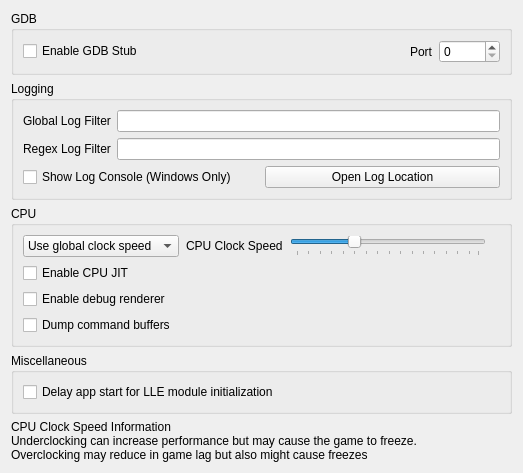
<?xml version="1.0" encoding="UTF-8"?>
<ui version="4.0">
 <class>ConfigureDebug</class>
 <widget class="QWidget" name="ConfigureDebug">
  <property name="geometry">
   <rect>
    <x>0</x>
    <y>0</y>
    <width>523</width>
    <height>458</height>
   </rect>
  </property>
  <property name="windowTitle">
   <string>Form</string>
  </property>
  <layout class="QVBoxLayout" name="verticalLayout_1">
   <item>
    <layout class="QVBoxLayout" name="verticalLayout_2">
     <item>
      <widget class="QGroupBox" name="groupBox">
       <property name="title">
        <string>GDB</string>
       </property>
       <layout class="QVBoxLayout" name="verticalLayout_3">
        <item>
         <layout class="QHBoxLayout" name="horizontalLayout_1">
          <item>
           <widget class="QCheckBox" name="toggle_gdbstub">
            <property name="text">
             <string>Enable GDB Stub</string>
            </property>
           </widget>
          </item>
          <item>
           <spacer name="horizontalSpacer">
            <property name="orientation">
             <enum>Qt::Horizontal</enum>
            </property>
            <property name="sizeHint" stdset="0">
             <size>
              <width>40</width>
              <height>20</height>
             </size>
            </property>
           </spacer>
          </item>
          <item>
           <widget class="QLabel" name="label_2">
            <property name="text">
             <string>Port</string>
            </property>
           </widget>
          </item>
          <item>
           <widget class="QSpinBox" name="gdbport_spinbox">
            <property name="maximum">
             <number>65536</number>
            </property>
           </widget>
          </item>
         </layout>
        </item>
       </layout>
      </widget>
     </item>
    </layout>
   </item>
   <item>
    <widget class="QGroupBox" name="groupBox_2">
     <property name="title">
      <string>Logging</string>
     </property>
     <layout class="QVBoxLayout" name="verticalLayout">
      <item>
       <layout class="QHBoxLayout" name="horizontalLayout">
        <item>
         <widget class="QLabel" name="label">
          <property name="text">
           <string>Global Log Filter</string>
          </property>
         </widget>
        </item>
        <item>
         <widget class="QLineEdit" name="log_filter_edit"/>
        </item>
       </layout>
      </item>
      <item>
       <layout class="QHBoxLayout" name="horizontalLayout1">
        <item>
         <widget class="QLabel" name="label_3">
          <property name="text">
           <string>Regex Log Filter</string>
          </property>
         </widget>
        </item>
        <item>
         <widget class="QLineEdit" name="log_regex_filter_edit"/>
        </item>
       </layout>
      </item>
      <item>
       <layout class="QHBoxLayout" name="horizontalLayout2">
        <item>
         <widget class="QCheckBox" name="toggle_console">
          <property name="text">
           <string>Show Log Console (Windows Only)</string>
          </property>
         </widget>
        </item>
        <item>
         <widget class="QPushButton" name="open_log_button">
          <property name="text">
           <string>Open Log Location</string>
          </property>
         </widget>
        </item>
       </layout>
      </item>
     </layout>
    </widget>
   </item>
   <item>
    <widget class="QGroupBox" name="groupBox_4">
     <property name="title">
      <string>CPU</string>
     </property>
     <layout class="QGridLayout" name="clock_speed_GLayout">
      <item row="1" column="0">
       <widget class="QWidget" name="clock_speed_widget" native="true">
        <layout class="QHBoxLayout" name="clock_speed_layout">
         <property name="spacing">
          <number>7</number>
         </property>
         <property name="leftMargin">
          <number>0</number>
         </property>
         <property name="topMargin">
          <number>0</number>
         </property>
         <property name="rightMargin">
          <number>0</number>
         </property>
         <property name="bottomMargin">
          <number>0</number>
         </property>
         <item>
          <widget class="QComboBox" name="clock_speed_combo">
           <item>
            <property name="text">
             <string>Use global clock speed</string>
            </property>
           </item>
           <item>
            <property name="text">
             <string>Set clock speed:</string>
            </property>
           </item>
          </widget>
         </item>
         <item>
          <widget class="QLabel" name="clock_speed_label">
           <property name="text">
            <string>CPU Clock Speed</string>
           </property>
          </widget>
         </item>
         <item>
          <widget class="QSlider" name="slider_clock_speed">
           <property name="toolTip">
            <string>&lt;html&gt;&lt;body&gt;Changes the emulated CPU clock frequency.&lt;br&gt;Underclocking can increase performance but may cause the game to freeze.&lt;br&gt;Overclocking may reduce in game lag but also might cause freezes&lt;/body&gt;&lt;/html&gt;</string>
           </property>
           <property name="minimum">
            <number>0</number>
           </property>
           <property name="maximum">
            <number>79</number>
           </property>
           <property name="singleStep">
            <number>5</number>
           </property>
           <property name="pageStep">
            <number>15</number>
           </property>
           <property name="value">
            <number>25</number>
           </property>
           <property name="orientation">
            <enum>Qt::Horizontal</enum>
           </property>
           <property name="tickPosition">
            <enum>QSlider::TicksBelow</enum>
           </property>
          </widget>
         </item>
         <item>
          <widget class="QLabel" name="clock_display_label">
           <property name="text">
            <string/>
           </property>
           <property name="alignment">
            <set>Qt::AlignRight|Qt::AlignTrailing|Qt::AlignVCenter</set>
           </property>
          </widget>
         </item>
        </layout>
       </widget>
      </item>
      <item row="2" column="0">
       <widget class="QCheckBox" name="toggle_cpu_jit">
        <property name="toolTip">
         <string>&lt;html&gt;&lt;head/&gt;&lt;body&gt;&lt;p&gt;Enables the use of the ARM JIT compiler for emulating the 3DS CPUs. Don't disable unless for debugging purposes&lt;/p&gt;&lt;/body&gt;&lt;/html&gt;</string>
        </property>
        <property name="text">
         <string>Enable CPU JIT</string>
        </property>
       </widget>
      </item>
      <item row="3" column="0">
       <widget class="QCheckBox" name="toggle_renderer_debug">
        <property name="text">
         <string>Enable debug renderer</string>
        </property>
       </widget>
      </item>
      <item row="4" column="0">
       <widget class="QCheckBox" name="toggle_dump_command_buffers">
        <property name="text">
         <string>Dump command buffers</string>
        </property>
       </widget>
      </item>
     </layout>
    </widget>
   </item>
    <item>
      <widget class="QGroupBox" name="groupBox_5">
        <property name="title">
          <string>Miscellaneous</string>
        </property>
        <layout class="QGridLayout" name="gridLayout_2">
          <item row="1" column="0">
            <widget class="QCheckBox" name="delay_start_for_lle_modules">
              <property name="toolTip">
                <string>&lt;html&gt;&lt;head/&gt;&lt;body&gt;&lt;p&gt;Introduces a delay to the first ever launched app thread if LLE modules are enabled, to allow them to initialize.&lt;/p&gt;&lt;/body&gt;&lt;/html&gt;</string>
              </property>
              <property name="text">
                <string>Delay app start for LLE module initialization</string>
              </property>
            </widget>
          </item>
        </layout>
      </widget>
    </item>
   <item>
    <widget class="QLabel" name="label_cpu_clock_info">
     <property name="text">
      <string>&lt;html&gt;&lt;head/&gt;&lt;body&gt;&lt;p&gt;CPU Clock Speed Information&lt;br/&gt;Underclocking can increase performance but may cause the game to freeze.&lt;br/&gt;Overclocking may reduce in game lag but also might cause freezes&lt;/p&gt;&lt;/body&gt;&lt;/html&gt;</string>
     </property>
     <property name="textFormat">
      <enum>Qt::RichText</enum>
     </property>
    </widget>
   </item>
   <item>
    <spacer name="verticalSpacer">
     <property name="orientation">
      <enum>Qt::Vertical</enum>
     </property>
     <property name="sizeHint" stdset="0">
      <size>
       <width>20</width>
       <height>40</height>
      </size>
     </property>
    </spacer>
   </item>
  </layout>
 </widget>
 <tabstops>
  <tabstop>toggle_gdbstub</tabstop>
  <tabstop>gdbport_spinbox</tabstop>
  <tabstop>log_filter_edit</tabstop>
  <tabstop>toggle_console</tabstop>
  <tabstop>open_log_button</tabstop>
 </tabstops>
 <resources/>
 <connections>
  <connection>
   <sender>toggle_gdbstub</sender>
   <signal>toggled(bool)</signal>
   <receiver>gdbport_spinbox</receiver>
   <slot>setEnabled(bool)</slot>
   <hints>
    <hint type="sourcelabel">
     <x>84</x>
     <y>157</y>
    </hint>
    <hint type="destinationlabel">
     <x>342</x>
     <y>158</y>
    </hint>
   </hints>
  </connection>
 </connections>
</ui>
